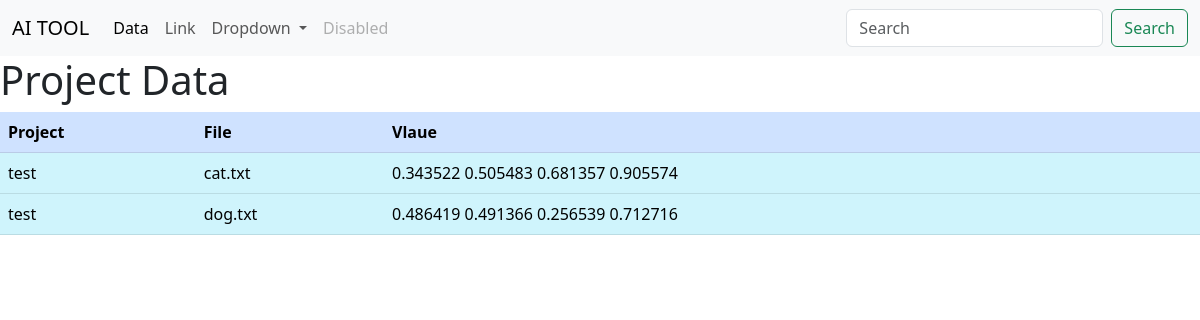
Page /data on the earlier database version.
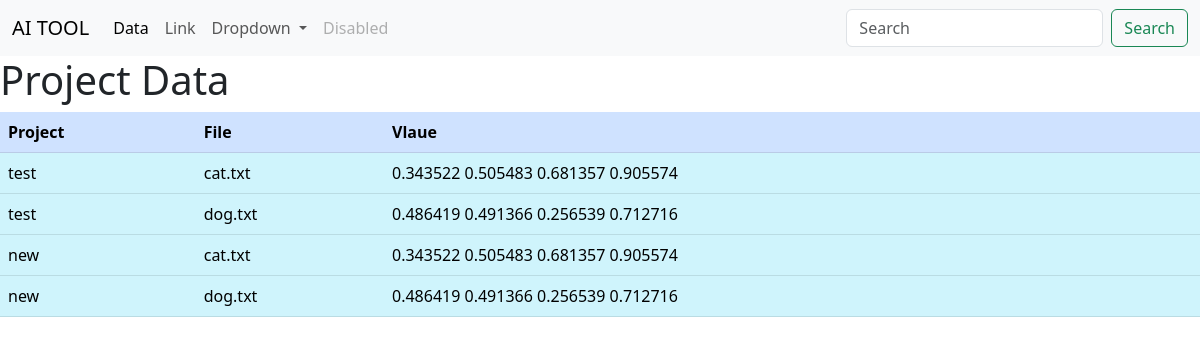
Same page on the later database version.
### app.py (models this page shows)
class Project(db.Model):
    id = db.Column(db.Integer, primary_key=True)
    name = db.Column(db.String(100), nullable=False)
    files = db.relationship('File', backref='project')

class File(db.Model):
    id = db.Column(db.Integer, primary_key=True)
    name = db.Column(db.String(100), nullable=False)
    project_id = db.Column(db.Integer, db.ForeignKey('project.id'), nullable=False)
    rows = db.relationship('Row', backref='file')

class Row(db.Model):
    id = db.Column(db.Integer, primary_key=True)
    content = db.Column(db.String, nullable=False)
    file_id = db.Column(db.Integer, db.ForeignKey('file.id'), nullable=False)

### app.py (the view)
@app.route('/data')
def show_data():
    projects = Project.query.all()
    print(projects)
    return render_template('data.html', projects=projects)

### templates/data.html
{% extends 'base.html' %}
    {% block body %}
	<h1>Project Data</h1>
	<table class="table">
		<thead>
		  <tr class="table-primary">
			<th scope="col">Project </th>
			<th scope="col">File </th>
			<th scope="col">Vlaue </th>
		  </tr>
		</thead>
		<tbody class="table-info">
			{% for project in projects %}
			{% for file in project.files %}
				{% for row in file.rows %}
					<tr>
						{% if loop.index0 == 0 %}
							<td rowspan="{{ file.rows|length }}">{{ project.name }}</td>
							<td rowspan="{{ file.rows|length }}">{{ file.name }}</td>
						{% endif %}
						<td>{{ row.content }}</td>
					</tr>
				{% endfor %}
			{% endfor %}
		{% endfor %}
	</table>
    {% endblock %}

### templates/base.html (shortened to what this page needs)
<!DOCTYPE html>
<html>
<head>
    <link href="https://cdn.jsdelivr.net/npm/bootstrap@5.3.0-alpha3/dist/css/bootstrap.min.css" rel="stylesheet">
</head>
<body>
        <nav class="navbar navbar-expand-lg bg-body-tertiary">
            <div class="container-fluid">
            <a class="navbar-brand" href="{{url_for('index')}}">AI TOOL</a>
            <div class="collapse navbar-collapse" id="navbarSupportedContent">
                <ul class="navbar-nav me-auto mb-2 mb-lg-0">
                <li class="nav-item">
                    <a class="nav-link active" aria-current="page" href="{{url_for('show_data')}}">Data</a>
                </li>
                <li class="nav-item">
                    <a class="nav-link" href="#">Link</a>
                </li>
                <li class="nav-item dropdown">
                    <a class="nav-link dropdown-toggle" href="#" role="button" data-bs-toggle="dropdown" aria-expanded="false">
                    Dropdown
                    </a>
                </li>
                <li class="nav-item">
                    <a class="nav-link disabled">Disabled</a>
                </li>
                </ul>
                <form class="d-flex" role="search">
                <input class="form-control me-2" type="search" placeholder="Search" aria-label="Search">
                <button class="btn btn-outline-success" type="submit">Search</button>
                </form>
            </div>
            </div>
        </nav>
        {% block body %}
        {% endblock %}
    </body>
</html>

### templates/base.html (style rules this page uses)
body { margin: 0; padding: 0; box-shadow: 0; }

Differences in the rows shown:
added Project: name "new"
added File: name "cat.txt"
added Row: content "0.343522 0.505483 0.681357 0.905574"
added File: name "dog.txt"
added Row: content "0.486419 0.491366 0.256539 0.712716"
